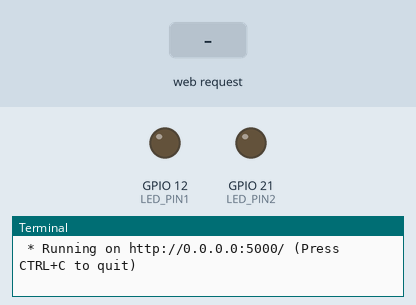
The program below on a simulated Raspberry Pi (BCM pin numbers). On the bench: output pins drawn as LEDs (lit = HIGH), the last lines printed to the terminal. The test bench sets the inputs (shaded band). The clock reads 2024-03-15 10:24:30 at power-on unless the program sets it.

Above: at 1.2 s.
1.3 s: HTTP request for /red/led/on received
At 2.3 s:
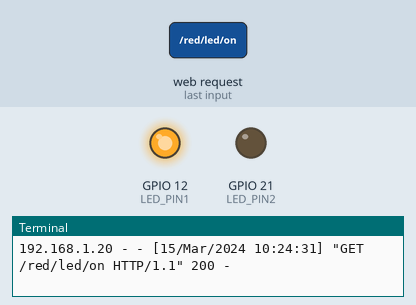
2.8 s: HTTP request for /blue/led/on received
At 3.4 s:
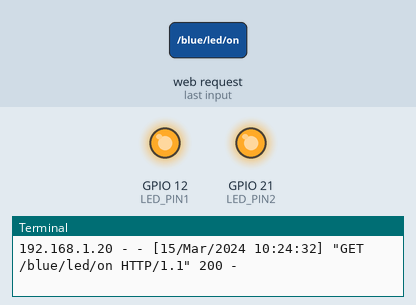
4.3 s: HTTP request for /red/led/off received
At 4.6 s:
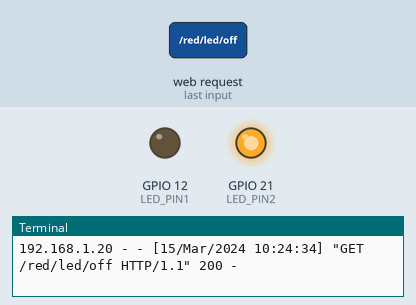
Timing chart, 0 to 7.3 s (numbered marks = the images above; inputs shaded):
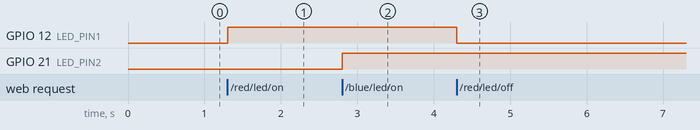

Measured:
- after the input at 1.3 s, GPIO 12 (LED_PIN1): LOW → HIGH at once
- after the input at 2.8 s, GPIO 21 (LED_PIN2): LOW → HIGH at once
- after the input at 4.3 s, GPIO 12 (LED_PIN1): HIGH → LOW at once

The program:

flask_led_task2.py
```python
from flask import Flask, render_template
import RPi.GPIO as GPIO

LED_PIN1 = 12
LED_PIN2 = 21

app = Flask(__name__)

GPIO.setmode(GPIO.BCM)
GPIO.setup(LED_PIN1, GPIO.OUT)
GPIO.setup(LED_PIN2, GPIO.OUT)

@app.route("/")
def hello():
    return render_template("led_task.html")


@app.route("/<color>/led/<op>")
def led_op(op,color):
    if color == "red":
        if op == "on":
            GPIO.output(LED_PIN1, GPIO.HIGH)
            return "RED LED ON"
        elif op == "off":
            GPIO.output(LED_PIN1, GPIO.LOW)
            return "RED LED OFF"
    elif color == "blue":
        if op == "on":
            GPIO.output(LED_PIN2, GPIO.HIGH)
            return "BLUE LED ON"
        elif op == "off":
            GPIO.output(LED_PIN2, GPIO.LOW)
            return "BLUE LED OFF"
    else:
        return "Error"


if __name__ == "__main__":
    try:
        app.run(host="0.0.0.0")
    finally:
        GPIO.cleanup()
```
